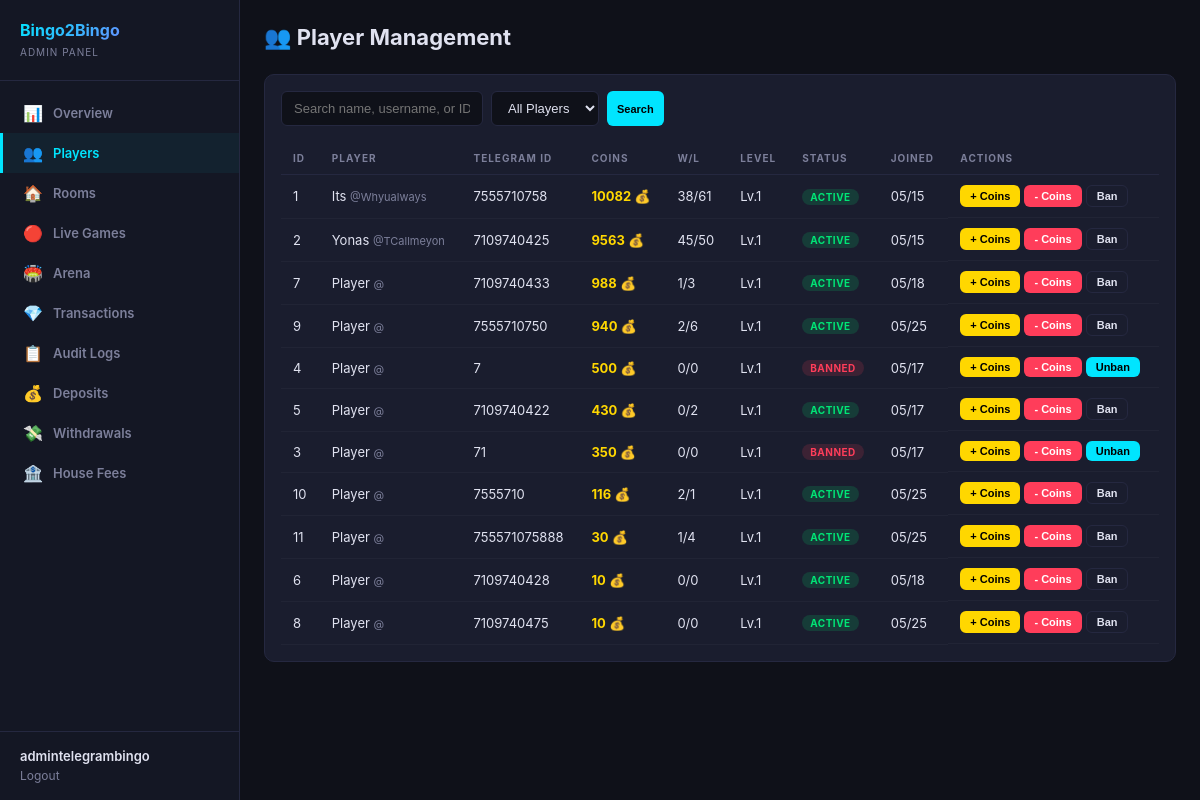
The app's page /dashboard/players/ (signed in) with its own data.
### users/models.py (models this page shows, shortened)
class Player(models.Model):
    telegram_id = models.BigIntegerField(unique=True, db_index=True)
    username = models.CharField(max_length=255, blank=True, default='')
    first_name = models.CharField(max_length=255, blank=True, default='')
    phone_number = models.CharField(max_length=20, blank=True, default='')
    coins = models.BigIntegerField(default=10)
    wins = models.IntegerField(default=0)
    losses = models.IntegerField(default=0)
    games_played = models.IntegerField(default=0)
    xp = models.BigIntegerField(default=0)
    level = models.IntegerField(default=1)
    referral_code = models.CharField(max_length=32, unique=True, blank=True)
    invited_by = models.ForeignKey(
        'self', null=True, blank=True,
        on_delete=models.SET_NULL,
        related_name='invitees'
    )
    is_banned = models.BooleanField(default=False)
    last_daily_bonus = models.DateTimeField(null=True, blank=True)
    created_at = models.DateTimeField(default=timezone.now)
    class Meta:
        verbose_name = 'Player'
        verbose_name_plural = 'Players'
        ordering = ['-coins']

### dashboard/views.py (the view)
# urls.py: path('players/', views.players, name='players'),
@admin_required
def players(request):
    search = request.GET.get('search', '')
    status_filter = request.GET.get('status', 'all')
    players_qs = Player.objects.all()
    if search:
        players_qs = players_qs.filter(
            Q(first_name__icontains=search) |
            Q(username__icontains=search) |
            Q(telegram_id__icontains=search)
        )
    if status_filter == 'banned':
        players_qs = players_qs.filter(is_banned=True)
    elif status_filter == 'active':
        players_qs = players_qs.filter(is_banned=False)
    players_list = list(players_qs.order_by('-coins')[:100])
    return render(request, 'dashboard/players.html', {
        'players': players_list,
        'search': search,
        'status_filter': status_filter,
    })

### dashboard/auth.py (called while the page is built)
def admin_required(view_func):
    @wraps(view_func)
    def wrapper(request, *args, **kwargs):
        if not request.user.is_authenticated:
            return redirect('dashboard:login')
        if not request.user.is_staff and not request.user.is_superuser:
            messages.error(request, 'Access denied. Staff only.')
            return redirect('dashboard:login')
        return view_func(request, *args, **kwargs)
    return wrapper

### dashboard/templates/dashboard/players.html (shortened to what this page needs)
{% extends 'dashboard/base.html' %}
{% block content %}
<div class="header">
  <h1>👥 Player Management</h1>
</div>
<div class="card">
  <form class="toolbar" method="GET">
    <input type="text" name="search" placeholder="Search name, username, or ID..." value="{{ search }}">
    <select name="status">
      <option value="all" {% if status_filter == 'all' %}selected{% endif %}>All Players</option>
    </select>
    <button type="submit" class="btn btn-cyan btn-sm">Search</button>
  </form>
  <table>
    <thead>
      <tr><th>ID</th><th>Player</th><th>Telegram ID</th><th>Coins</th><th>W/L</th><th>Level</th><th>Status</th><th>Joined</th><th>Actions</th></tr>
    </thead>
    <tbody>
    {% for p in players %}
    <tr>
      <td>{{ p.id }}</td>
      <td>{{ p.first_name }} <span style="color:var(--muted);font-size:11px;">@{{ p.username|default:"" }}</span></td>
      <td>{{ p.telegram_id }}</td>
      <td style="color:var(--gold);font-weight:700;">{{ p.coins }} 💰</td>
      <td>{{ p.wins }}/{{ p.losses }}</td>
      <td>Lv.{{ p.level }}</td>
      <td>
        {% if p.is_banned %}<span class="badge badge-danger">Banned</span>
        {% else %}<span class="badge badge-success">Active</span>{% endif %}
      </td>
      <td>{{ p.created_at|date:"m/d" }}</td>
      <td style="display:flex;gap:4px;flex-wrap:wrap;">
        <button class="btn btn-gold btn-sm" onclick="openCoinModal({{ p.id }}, '{{ p.first_name|escapejs }}', 'add')">+ Coins</button>
        <button class="btn btn-red btn-sm" onclick="openCoinModal({{ p.id }}, '{{ p.first_name|escapejs }}', 'deduct')">- Coins</button>
        {% if p.is_banned %}
        <button class="btn btn-cyan btn-sm" onclick="toggleBan({{ p.id }})">Unban</button>
        {% else %}
        <button class="btn btn-outline btn-sm" onclick="toggleBan({{ p.id }})">Ban</button>
        {% endif %}
      </td>
    </tr>
    {% empty %}
    <tr><td colspan="9" style="text-align:center;color:var(--muted);padding:32px;">No players found</td></tr>
    {% endfor %}
    </tbody>
  </table>
</div>
{% endblock %}

### dashboard/templates/dashboard/base.html (shortened to what this page needs)
<!DOCTYPE html>
<html lang="en">
<head>
  {% load static %}
  <link rel="stylesheet" href="{% static 'dashboard/css/admin.css' %}">
</head>
<body>
  <aside class="sidebar">
    <div class="sidebar-logo">
      <h2>Bingo2Bingo</h2>
      <span>Admin Panel</span>
    </div>
    <nav class="sidebar-nav">
      <a href="{% url 'dashboard:overview' %}" class="{% if request.resolver_match.url_name == 'overview' %}active{% endif %}">
        <span class="icon">📊</span> Overview
      </a>
      <a href="{% url 'dashboard:players' %}" class="{% if request.resolver_match.url_name == 'players' %}active{% endif %}">
        <span class="icon">👥</span> Players
      </a>
      <a href="{% url 'dashboard:rooms' %}" class="{% if request.resolver_match.url_name == 'rooms' or request.resolver_match.url_name == 'room_detail' %}active{% endif %}">
        <span class="icon">🏠</span> Rooms
      </a>
      <a href="{% url 'dashboard:live' %}" class="{% if request.resolver_match.url_name == 'live' %}active{% endif %}">
        <span class="icon">🔴</span> Live Games
      </a>
      <a href="{% url 'dashboard:arena' %}" class="{% if request.resolver_match.url_name == 'arena' %}active{% endif %}">
        <span class="icon">🏟️</span> Arena
      </a>
      <a href="{% url 'dashboard:transactions' %}" class="{% if request.resolver_match.url_name == 'transactions' %}active{% endif %}">
        <span class="icon">💎</span> Transactions
      </a>
      <a href="{% url 'dashboard:logs' %}" class="{% if request.resolver_match.url_name == 'logs' %}active{% endif %}">
        <span class="icon">📋</span> Audit Logs
      </a>
      <a href="{% url 'dashboard:admin_deposits' %}" class="{% if request.resolver_match.url_name == 'admin_deposits' %}active{% endif %}">
        <span class="icon">💰</span> Deposits
      </a>
      <a href="{% url 'dashboard:admin_withdrawals' %}" class="{% if request.resolver_match.url_name == 'admin_withdrawals' %}active{% endif %}">
        <span class="icon">💸</span> Withdrawals
      </a>
      <a href="{% url 'dashboard:house_fees' %}" class="{% if request.resolver_match.url_name == 'house_fees' %}active{% endif %}">
        <span class="icon">🏦</span> House Fees
      </a>
    </nav>
    <div class="sidebar-footer">
      <div class="user">{{ request.user.username }}</div>
      <a href="{% url 'dashboard:logout' %}">Logout</a>
    </div>
  </aside>
  <main class="main">
    {% block content %}{% endblock %}
  </main>
</body>
</html>

### dashboard/static/dashboard/css/admin.css (style rules this page uses)
:root { --bg: #0f1119; --sidebar-bg: #141724; --card-bg: #1a1d2e; --border: #252840; --text: #e0e2f0; --muted: #7c7f9a; --cyan: #00e5ff; --purple: #b44dff; --gold: #ffd700; --green: #00e676; --red: #ff3d5a; --orange: #ff9100; --radius: 10px; }
* { margin:0; padding:0; box-sizing:border-box; }
body { font-family: -apple-system, BlinkMacSystemFont, 'Segoe UI', Roboto, sans-serif; background: var(--bg); color: var(--text); display: flex; min-height: 100vh; }
a { color: var(--cyan); text-decoration: none; }
.sidebar { width: 240px; min-height: 100vh; background: var(--sidebar-bg); border-right: 1px solid var(--border); padding: 20px 0; position: fixed; top: 0; left: 0; bottom: 0; overflow-y: auto; z-index: 10; }
.sidebar-logo { padding: 0 20px 20px; border-bottom: 1px solid var(--border); margin-bottom: 12px; }
.sidebar-logo h2 { font-size: 16px; background: linear-gradient(135deg, var(--cyan), var(--purple)); -webkit-background-clip: text; -webkit-text-fill-color: transparent; background-clip: text; }
.sidebar-logo span { font-size: 10px; color: var(--muted); letter-spacing: 1px; text-transform: uppercase; }
.sidebar-nav a { display: flex; align-items: center; gap: 10px; padding: 10px 20px; color: var(--muted); font-size: 13px; font-weight: 600; transition: .2s; border-left: 3px solid transparent; }
.sidebar-nav a:hover, .sidebar-nav a.active { color: var(--cyan); background: rgba(0,229,255,0.05); border-left-color: var(--cyan); }
.sidebar-nav .icon { font-size: 16px; width: 20px; text-align: center; }
.sidebar-footer { position: absolute; bottom: 0; left: 0; right: 0; padding: 16px 20px; border-top: 1px solid var(--border); }
.sidebar-footer a { font-size: 12px; color: var(--muted); }
.sidebar-footer .user { font-size: 13px; font-weight: 600; color: var(--text); }
.main { margin-left: 240px; flex: 1; padding: 24px; }
.header { display: flex; justify-content: space-between; align-items: center; margin-bottom: 24px; }
.header h1 { font-size: 22px; font-weight: 700; }
.card { background: var(--card-bg); border: 1px solid var(--border); border-radius: var(--radius); padding: 16px; margin-bottom: 16px; }
.toolbar { display: flex; gap: 8px; margin-bottom: 16px; flex-wrap: wrap; }
.toolbar input, .toolbar select { background: var(--bg); border: 1px solid var(--border); color: var(--text); padding: 8px 12px; border-radius: 6px; font-size: 13px; outline: none; }
.toolbar input { min-width: 200px; }
table { width: 100%; border-collapse: collapse; font-size: 13px; }
th { text-align: left; padding: 10px 12px; color: var(--muted); font-weight: 700; text-transform: uppercase; font-size: 10px; letter-spacing: 1px; border-bottom: 1px solid var(--border); }
td { padding: 10px 12px; border-bottom: 1px solid rgba(255,255,255,0.03); }
.badge { display: inline-block; padding: 2px 8px; border-radius: 20px; font-size: 10px; font-weight: 700; text-transform: uppercase; letter-spacing: 0.5px; }
.badge-success { background: rgba(0,230,118,0.15); color: var(--green); }
.badge-danger { background: rgba(255,61,90,0.15); color: var(--red); }
.btn { display: inline-block; padding: 7px 14px; border-radius: 6px; font-size: 12px; font-weight: 700; cursor: pointer; border: none; transition: .2s; text-decoration: none; color: #fff; }
.btn-sm { padding: 4px 10px; font-size: 11px; }
.btn-cyan { background: var(--cyan); color: #000; }
.btn-red { background: var(--red); }
.btn-gold { background: var(--gold); color: #000; }
.btn-outline { background: transparent; border: 1px solid var(--border); color: var(--text); }

### records on screen
Player: id "1", first_name "Its", username "Whyualways", telegram_id "7555710758", coins "10082", wins "38", losses "61", level "1", is_banned "ACTIVE", created_at "05/15"
Player: id "2", first_name "Yonas", username "TCallmeyon", telegram_id "7109740425", coins "9563", wins "45", losses "50", level "1", is_banned "ACTIVE", created_at "05/15"
Player: id "7", first_name "Player", telegram_id "7109740433", coins "988", wins "1", losses "3", level "1", is_banned "ACTIVE", created_at "05/18"
Player: id "9", first_name "Player", telegram_id "7555710750", coins "940", wins "2", losses "6", level "1", is_banned "ACTIVE", created_at "05/25"
Player: id "4", first_name "Player", telegram_id "7", coins "500", wins "0", losses "0", level "1", is_banned "BANNED", created_at "05/17"
Player: id "5", first_name "Player", telegram_id "7109740422", coins "430", wins "0", losses "2", level "1", is_banned "ACTIVE", created_at "05/17"
Player: id "3", first_name "Player", telegram_id "71", coins "350", wins "0", losses "0", level "1", is_banned "BANNED", created_at "05/17"
Player: id "10", first_name "Player", telegram_id "7555710", coins "116", wins "2", losses "1", level "1", is_banned "ACTIVE", created_at "05/25"
Player: id "11", first_name "Player", telegram_id "755571075888", coins "30", wins "1", losses "4", level "1", is_banned "ACTIVE", created_at "05/25"
Player: id "6", first_name "Player", telegram_id "7109740428", coins "10", wins "0", losses "0", level "1", is_banned "ACTIVE", created_at "05/18"
Player: id "8", first_name "Player", telegram_id "7109740475", coins "10", wins "0", losses "0", level "1", is_banned "ACTIVE", created_at "05/25"

### other values on screen
{{ request.user.username }} "admintelegrambingo"
